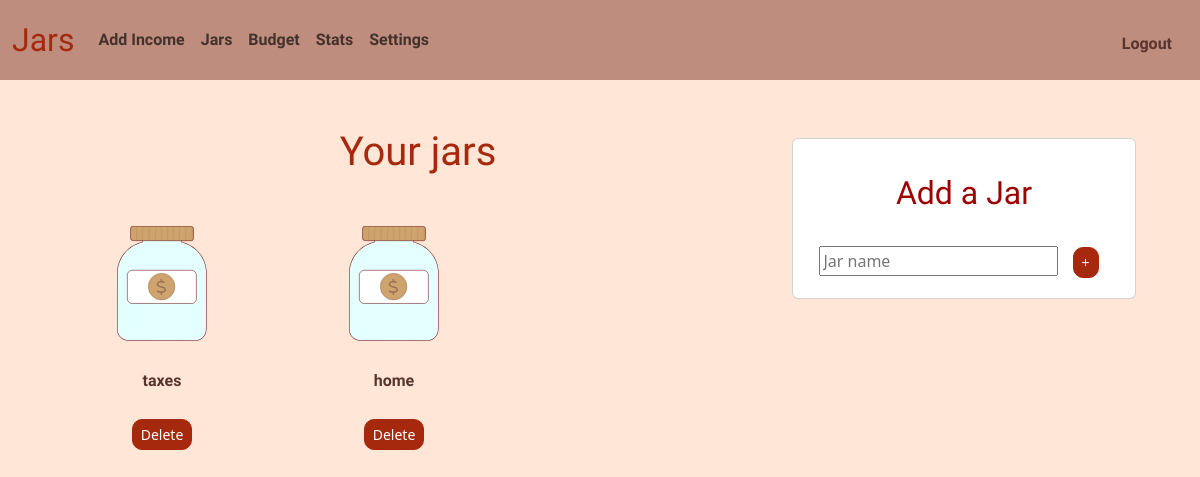
The app's page /jars (signed in), older data.
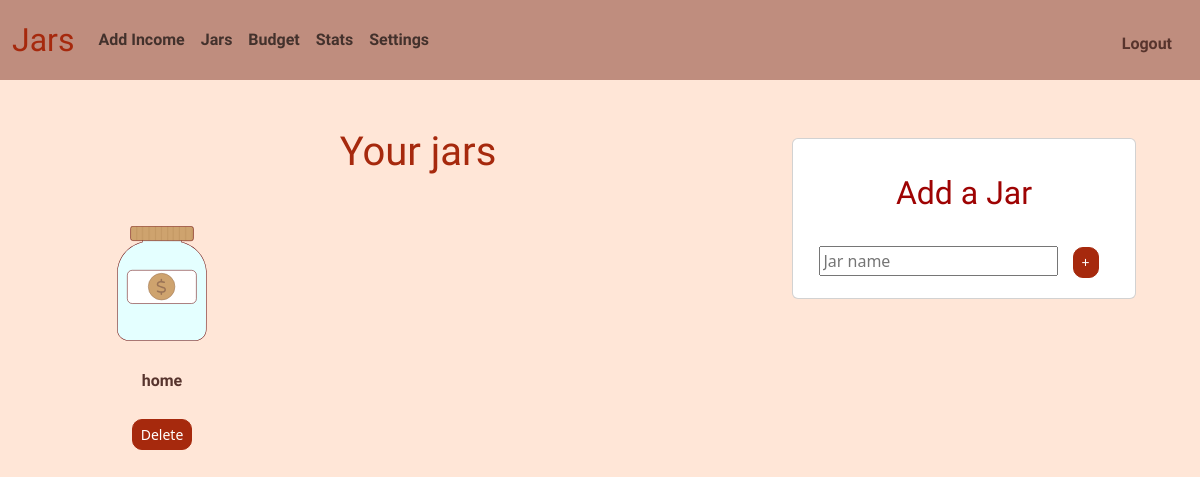
The same page, newer data.
### tables this page shows
CREATE TABLE jars(
    id INTEGER PRIMARY KEY AUTOINCREMENT NOT NULL,
    user_id INTEGER NOT NULL,
    jar_name TEXT NOT NULL, 
    FOREIGN KEY(user_id) REFERENCES users(id)
);

### app.py (the view)
@app.route("/jars", methods =  ["GET", "POST"])
@login_required
def jars():
    id = session["user_id"]
    jars = db.execute("SELECT * FROM jars WHERE user_id = ?", id)
    if request.method == "GET" or request.method == "POST":
        return render_template("jars.html", jars = jars)

### app.py (called while the page is built)
@app.after_request
def after_request(response):
    response.headers["Cache-Control"] = "no-cache, no-store, must-revalidate"
    response.headers["Expires"] = 0
    response.headers["Pragma"] = "no-cache"
    return response

### helpers.py (called while the page is built)
def login_required(f):
    @wraps(f)
    def decorated_function(*args, **kwargs):
        if session.get("user_id") is None:
            return redirect("/login")
        return f(*args, **kwargs)
    return decorated_function

### templates/jars.html (shortened to what this page needs)
{% extends "layout.html" %}
{% block main %}
    <div class = "container-fluid">
        <div class = "row g-0">
            <div class = "col-sm-6 col-md-8">
                <h1>Your jars</h1>
                <div class="d-flex flex-wrap gap-3">
                    {% for jar in jars %}
                        <div class="d-flex flex-column align-items-center">
                            <img src = "/static/jar-empty.svg" style = "max-width: 60%" name = "{{jar.jar_name}}" class = "jar_display">
                            <p class = "mt-2">{{jar.jar_name}}</p>
                            <form action ="/delete" method = "post">
                                <button type = "submit" class="btn btn-danger btn-sm">Delete</button>
                            </form>
                        </div>
                    {% endfor %}
                </div>
            </div>
            <div class="col-6 col-md-4">
                <div class = "card">
                    <h2 class="card-title">Add a Jar</h2>
                    <form action = "/add" method="post">
                        <input autocomplete="off" name = "name" placeholder = "Jar name" type = "text" maxlength="20">
                        <button type="submit" class="btn btn-primary btn-sm" name = "add">+</button>
                    </form>
                </div>
            </div>
        </div>
    </div>
{% endblock %}

Row changes from the older to the newer data that the page shows:
removed jars: jar_name "taxes"
